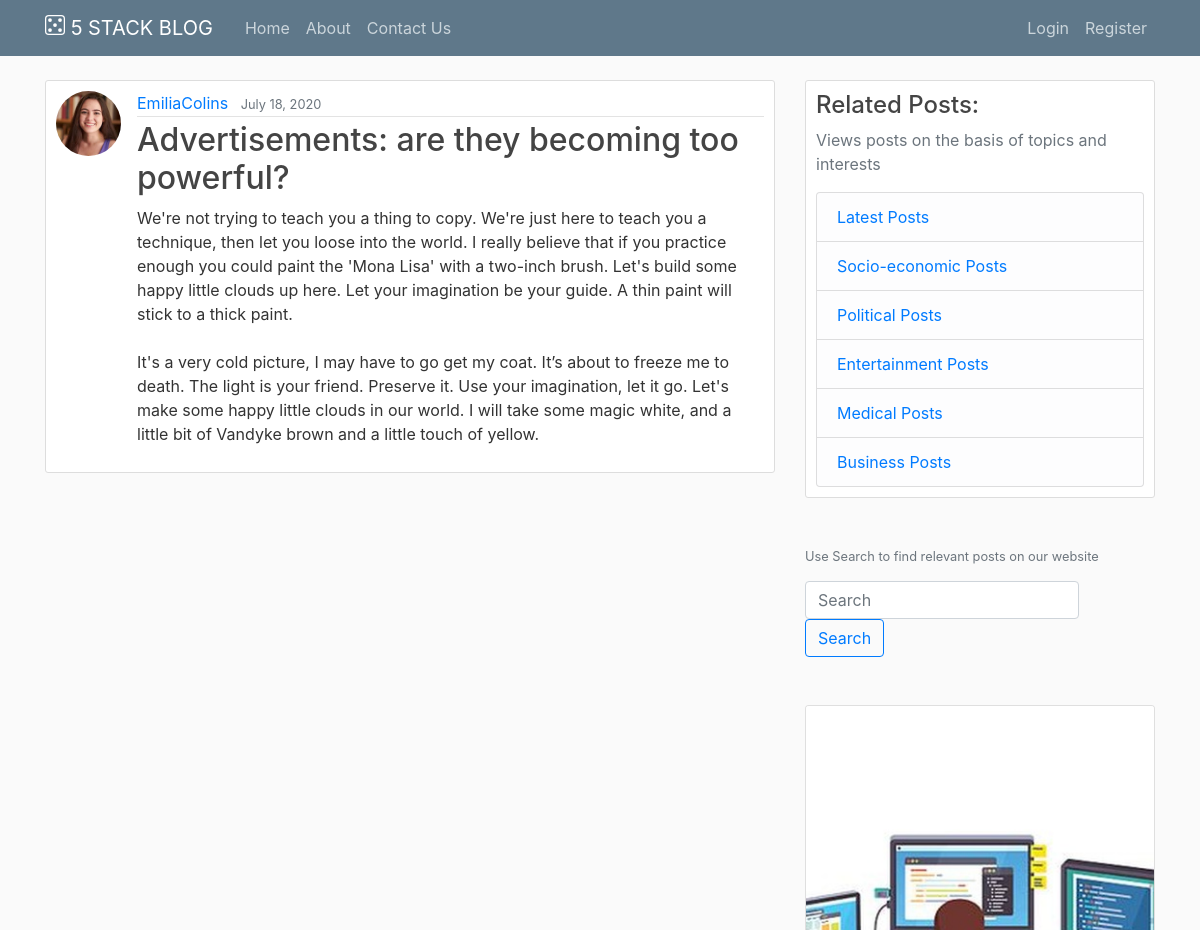
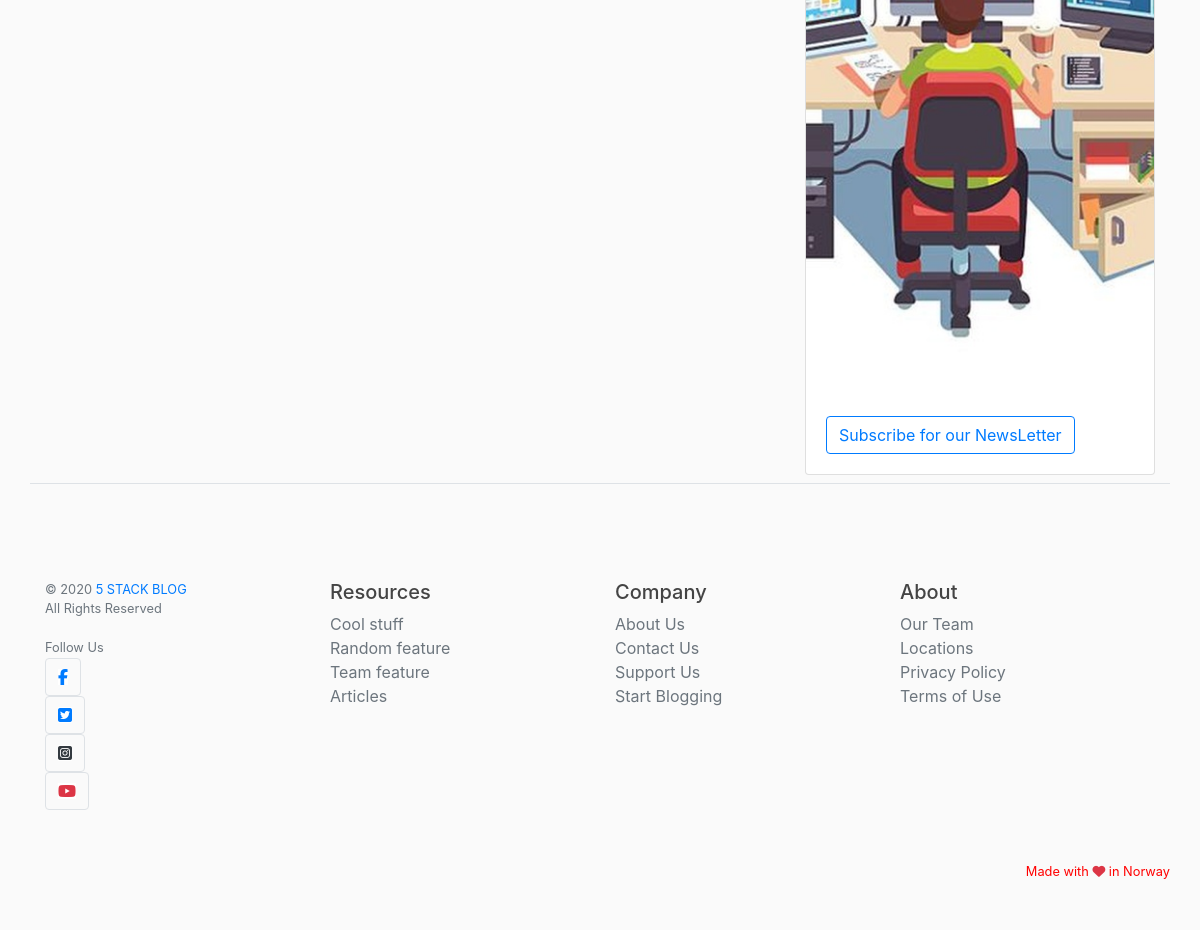
Screenshot of /post/145/ with the database file from the repository (2 pictures, top to bottom).
### blog/models.py (models this page shows, shortened)
class Post(models.Model):
	title = models.CharField(max_length=100)
	content = models.TextField()
	date_posted = models.DateTimeField(default=timezone.now)
	author = models.ForeignKey(User, on_delete=models.CASCADE)

### users/models.py (models this page shows, shortened)
class Profile(models.Model):
	user=models.OneToOneField(User, on_delete=models.CASCADE)
	image=models.ImageField(default="default.jpg", upload_to="profile_pics")

### blog/views.py (the view)
# urls.py: path('post/<int:pk>/', PostDetailView.as_view(), name="post-detail"),
class PostDetailView(DetailView):
	model=Post

### blog/templates/blog/post_detail.html (shortened to what this page needs)
{% extends "blog/base.html" %}
{% block content %}
	<article class="media content-section">
		<img class="rounded-circle article-img" src="{{ object.author.profile.image.url }}">
	  <div class="media-body">
	    <div class="article-metadata">
	      <a class="mr-2" href="{% url 'user-posts' object.author.username %}">{{ object.author }}</a>
	      <small class="text-muted">{{ object.date_posted|date:"F d, Y" }}</small>
	    </div>
	    <h2 class="article-title">{{ object.title }}</h2>
	    <p class="article-content">{{ object.content }}</p>
	  </div>
	</article>
{% endblock content %}

### blog/static/blog/main.css (style rules this page uses)
body { background: #fafafa; color: #333333; margin-top: 5rem; }
h1, h2, h3, h4, h5, h6 { color: #444444; }
.content-section { background: #ffffff; padding: 10px 10px; border: 1px solid #dddddd; border-radius: 3px; margin-bottom: 20px; }
.article-title { color: #444444; }
.article-content { white-space: pre-line; }
.article-img { height: 65px; width: 65px; margin-right: 16px; }
.article-metadata { padding-bottom: 1px; margin-bottom: 4px; border-bottom: 1px solid #e3e3e3 }

### rows the page displays
Post: author.profile.image (picture), author "EmiliaColins", date_posted "July 18, 2020", title "Advertisements: are they becoming too powerful?", content "We're not trying to teach you a thing to copy. We're just here to teach you a technique, then let you loose into the world. I really believe that if you practice enough you could paint the 'Mona Lisa' with a two-inch brush. Let's build some happy little clouds up here. Let your imagination be your guide. A thin paint will stick to a thick paint. It's a very cold picture, I may have to go get my coat. It’s about to freeze me to death. The light is your friend. Preserve it. Use your imagination, let it go. Let's make some happy little clouds in our world. I will take some magic white, and a little bit of Vandyke brown and a little touch of yellow."
